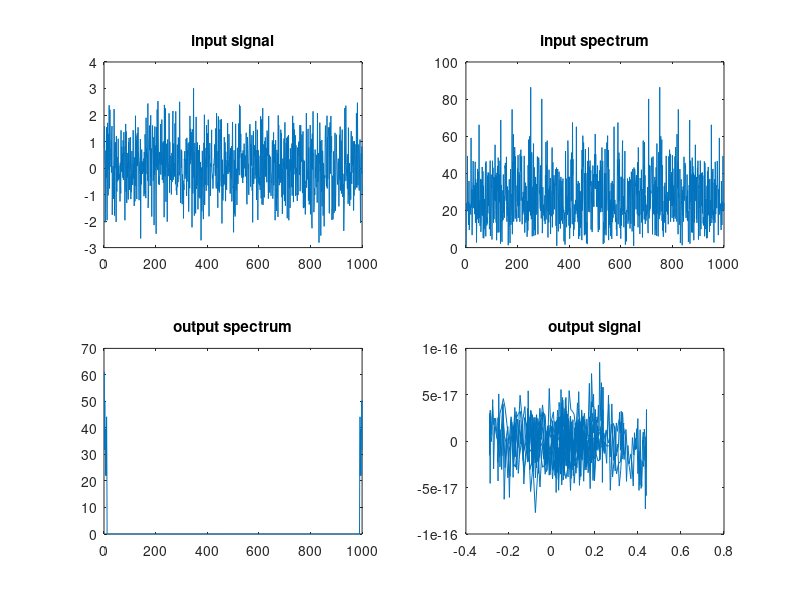

Write the MATLAB code that produced this figure.
clear all
N = 1000;
signal = randn(N, 1);

N_clear = 490;

% Remove the calls to fftshift, if you want to delete the lower frequency components
S = fftshift(fft(signal));   
S_cleared = S;
S_cleared(1:N_clear) = 0;
S_cleared(end-N_clear+2:end) = 0;
S_cleared = fftshift(S_cleared);

signal_cleared = ifft(S_cleared);

subplot(2,2,1);
plot(signal);
title('input signal');

subplot(2,2,2);
plot(abs(S));
title('input spectrum');

subplot(2,2,3);
plot(abs(S_cleared));
title('output spectrum');

subplot(2,2,4);
plot(signal_cleared);
title('output signal');